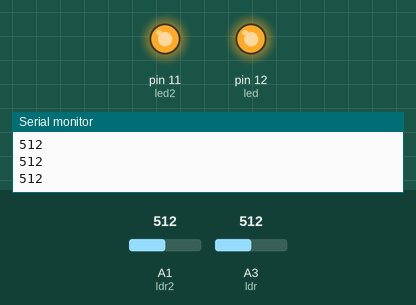
This sketch was run on a simulated Arduino Uno, built with avr-gcc and run on an emulated ATmega328P. On the bench: output pins drawn as LEDs (lit = HIGH), the last lines printed to the serial monitor. The inputs (shaded band) are chosen by the test bench; at power-on: A1 (ldr2) = 512, A3 (ldr) = 512.

Above: at 1.2 s.
1.3 s: A1 (ldr2) set to 166
2.8 s: A1 (ldr2) set to 138
At 4.0 s:
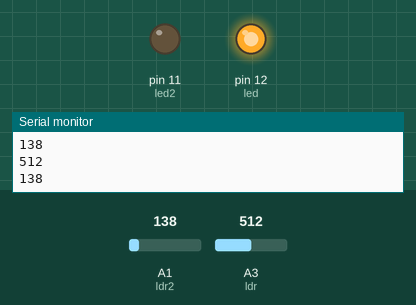
4.3 s: A3 (ldr) set to 39
5.8 s: A3 (ldr) set to 32
At 6.4 s:
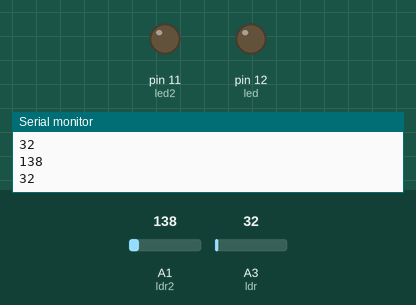
7.3 s: A1 (ldr2) set to 160
At 8.5 s:
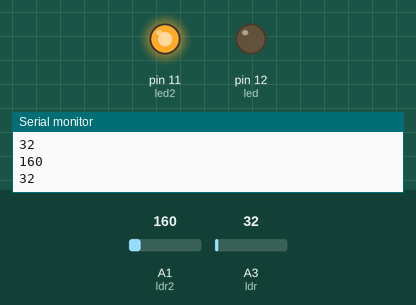
8.8 s: A1 (ldr2) set to 140
At 9.7 s:
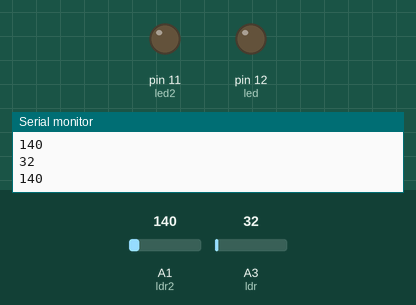
Timing chart, 0 to 11.3 s (numbered marks = the images above; inputs shaded):
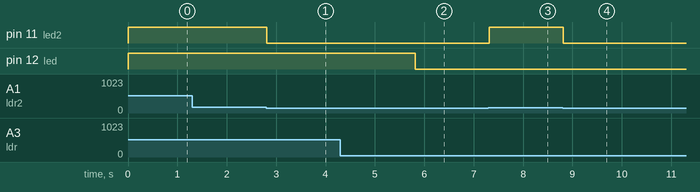

The sketch:

pocV1.ino
```cpp
int led = 12;
int led2 = 11;
int ldr = A3;
int ldr2 = A1;


void setup() {
  Serial.begin(9600);
  pinMode(ldr, INPUT);
  pinMode(ldr2, INPUT);
  pinMode(led, OUTPUT);
  pinMode(led2, OUTPUT);

   digitalWrite(led, HIGH);
  digitalWrite(led2, HIGH);


}

void loop() {


  int ldrStat = analogRead(ldr);
  int ldr2Stat = analogRead(ldr2);

  Serial.println(ldrStat);

  if (ldrStat < 35)
  {
    digitalWrite(led, LOW);
  }

  else {
    digitalWrite(led, HIGH);
  }


  Serial.println(ldr2Stat);

  if (ldr2Stat < 150)
  {
    digitalWrite(led2, LOW);
  }

  else {
    digitalWrite(led2, HIGH);
  }


}
```

Measured:
- the behaviour switches between 150 and 149 on A1 (ldr2) (found by bisection; images 0 and 1)
- the behaviour switches between 35 and 34 on A3 (ldr) (found by bisection; images 1 and 2)
- after the input at 2.8 s, pin 11 (led2): HIGH → LOW at once
- after the input at 5.8 s, pin 12 (led): HIGH → LOW at once
- after the input at 7.3 s, pin 11 (led2): LOW → HIGH at once
- after the input at 8.8 s, pin 11 (led2): HIGH → LOW at once
